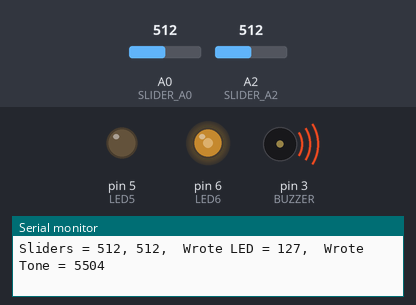
Simulated run of this sketch. Board: Arduino Uno, built with avr-gcc and run on an emulated ATmega328P. On the bench: output pins drawn as LEDs (lit = HIGH), buzzer (waves = sounding), the last lines printed to the serial monitor. The inputs (shaded band) are chosen by the test bench; at power-on: A2 (SLIDER_A2) = 512, A0 (SLIDER_A0) = 512.

Above: at 1.2 s.
1.3 s: A2 (SLIDER_A2) set to 983
At 2.5 s:
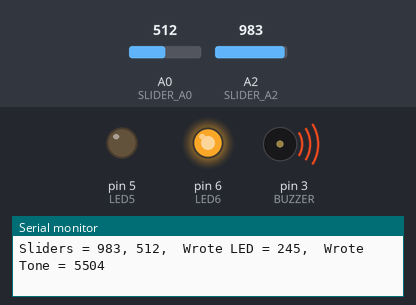
2.8 s: A2 (SLIDER_A2) set to 1015
At 3.1 s:
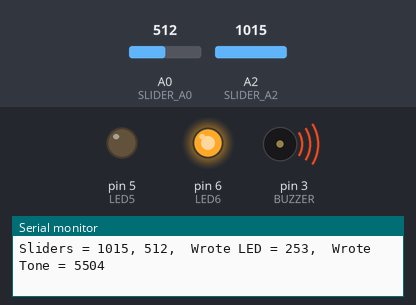
4.3 s: A0 (SLIDER_A0) set to 13
At 5.4 s:
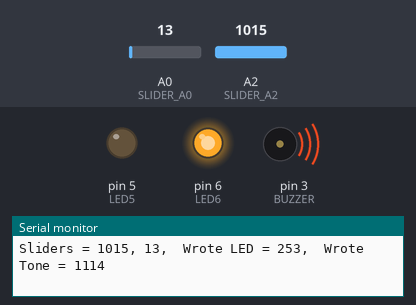
5.8 s: A0 (SLIDER_A0) set to 10
At 6.4 s:
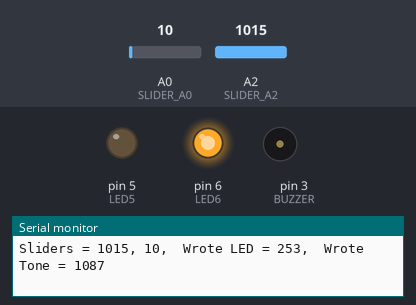
7.3 s: A2 (SLIDER_A2) set to 0
At 7.8 s:
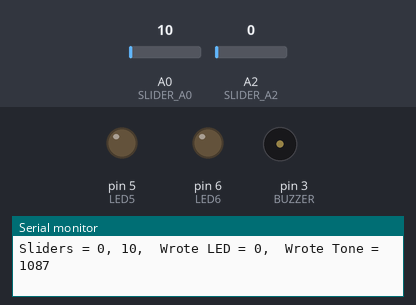
8.8 s: A0 (SLIDER_A0) set to 122
At 9.9 s:
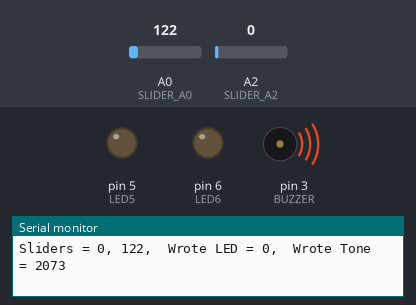
Timing chart, 0 to 11.3 s (numbered marks = the images above; inputs shaded):
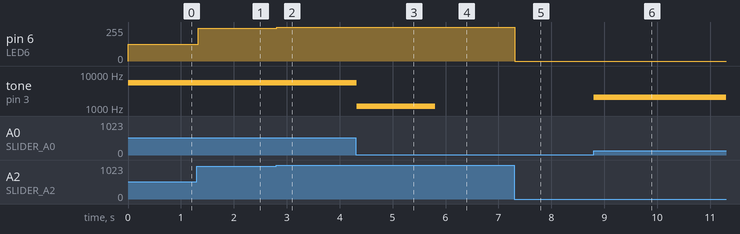

The sketch:

L5_AnalogWriteLED2.ino
```cpp
// Pin definitions
#define LED5     5
#define LED6     6
#define SLIDER_A2  A2 //Matches button 1
#define SLIDER_A0  A0 //Matches button 3
#define BUZZER   3

void setup()
{
  //Initialize inputs and outputs
  pinMode(LED5, OUTPUT);
  pinMode(LED6, OUTPUT);
  pinMode(BUZZER, OUTPUT);

  Serial.begin(115200);
  Serial.println("Danger Shield Component: AnalogWriteLED6");
}

void loop()
{

  //Read inputs
  int val1 = analogRead(SLIDER_A2);
  int val3 = analogRead(SLIDER_A0);
  Serial.print("Sliders = ");
  Serial.print(val1);
  Serial.print(", ");
  Serial.print(val3);

  // using MAP command to ratio adjust values.
  int ledLevel = map(val1, 0, 1023, 0, 255); //Map the slider level to a value we can set on the LED

  //Set the brightness on LED #2 (D6) based on slider 1
  analogWrite(LED6, ledLevel); //Set LED brightness
  Serial.print(",  Wrote LED = ");
  Serial.print(ledLevel);

  //Set the sound based on the 3rd slider
  long buzSound = map(val3, 0, 1023, 1000, 10000); //Map the slider value to an audible frequency
  if(buzSound > 1100)
    tone(BUZZER, buzSound); //Set sound value
  else
    noTone(BUZZER);
  Serial.print(",  Wrote Tone = ");
  Serial.print(buzSound);
  Serial.println(); // Note this

  delay(25); // This speed up, Pro is finer sound changes, Con is spam Serial Prints.
}
```

Measured:
- the behaviour switches between 12 and 11 on A0 (SLIDER_A0) (found by bisection; images 3 and 4)
- after the input at 1.3 s, pin 6 (LED6): 127/255 → 245/255 at once
- after the input at 2.8 s, pin 6 (LED6): 245/255 → 253/255 at once
- after the input at 4.3 s, tone on pin 3 (BUZZER): 5504 Hz → 1114 Hz at once
- after the input at 5.8 s, tone on pin 3 (BUZZER): 1114 Hz → silent at once
- after the input at 7.3 s, pin 6 (LED6): 253/255 → 0/255 at once
- after the input at 8.8 s, tone on pin 3 (BUZZER): silent → 2073 Hz at once
